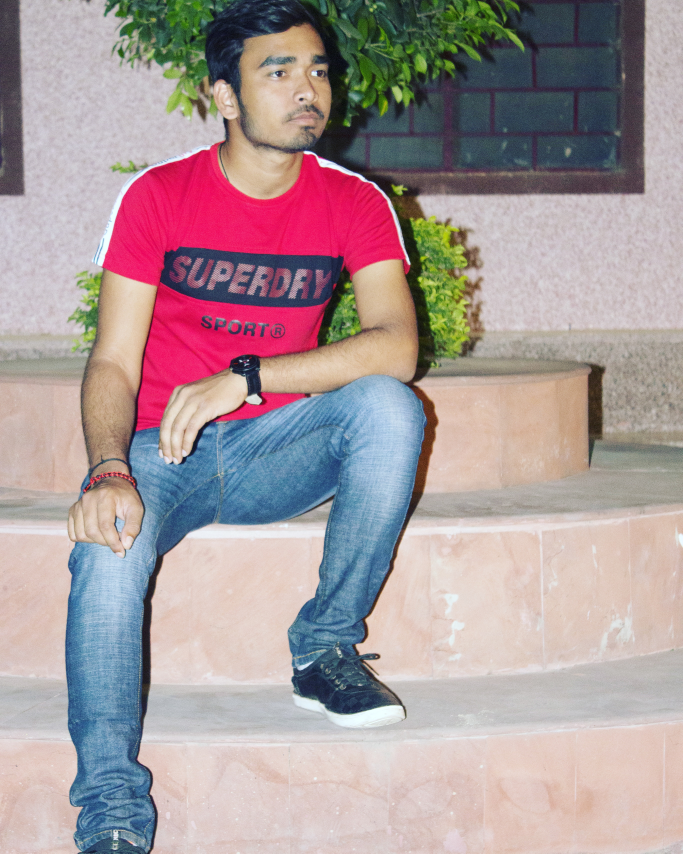
#> input picture Convolutional Neural Networks/IMG.jpg, 2731 x 3414 px (shown at 1/4 size)
$ jupyter execute 'cnn self practice.ipynb'
#> lines starting #> are read from the running program, lines starting #| are printed output that depends on the picture
[cell 1]
import numpy as np
import matplotlib.pyplot as plt
import cv2

[cell 2]
img_ = cv2.imread("IMG.jpg") # BGR format
#> img_ is the input picture: shape (3414, 2731, 3); mean B, G, R 155, 152.6, 169.1

[cell 3]
plt.imshow(img_)

[cell 4]
img_ = cv2.imread("IMG.jpg") # BGR format
img_=cv2.cvtColor(img_,cv2.COLOR_BGR2RGB)
plt.imshow(img_)

[cell 5]
def drawImg(img,title="Image"):
    plt.imshow(img)
    plt.axis("off")
    plt.style.use("seaborn")
    plt.title(title+str(img.shape))
    plt.show()

[cell 6]
img_ = cv2.imread("IMG.jpg") # BGR format
img_=cv2.cvtColor(img_,cv2.COLOR_BGR2RGB)
img_ =cv2.resize(img_,(100,100))
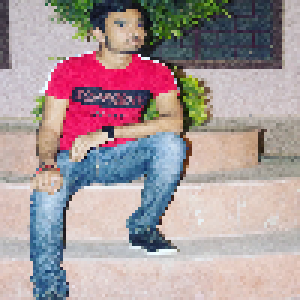
#> img_: shape (100, 100, 3) (shown 3 times larger); mean R, G, B 169.1, 152.4, 154.7
img_gray=cv2.cvtColor(img_,cv2.COLOR_BGR2GRAY)
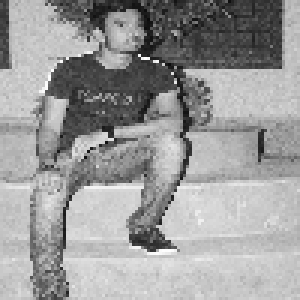
#> img_gray: shape (100, 100) (shown 3 times larger); min 11, max 253, mean 155
drawImg(img_ ,"RGB")
drawImg(img_gray,"GRAYSCALE")

[cell 7]
print(img_.shape)
#| (100, 100, 3)

[cell 8]
#drawImg(img_)
#padding to this image

pad_img=np.pad(img_,((10,10),(20,20),(0,0)),'constant',constant_values=0)
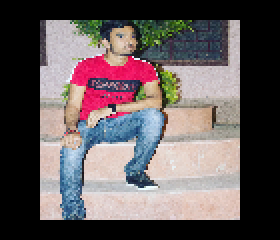
#> pad_img: shape (120, 140, 3) (shown 2 times larger); mean R, G, B 100.7, 90.7, 92.1
drawImg(pad_img)

## POOLING

[cell 9]
X = np.array([[1,0,2,3],
             [4,6,6,8],
             [3,1,1,0],
             [1,2,2,4]])

[cell 10]
def pooling (X,mode="max"):
#> called with X = array of shape (4, 4), mode = 'max'
    stride = 2
    f=2
    H,W = X.shape


    HO = int((H-f)/stride)+1
    WO = int((W-f)/stride)+1

    output = np.zeros((HO,WO))

    for r in range(HO):
        for c in range(WO):
            r_start = r*stride
            r_end = r_start+f
            c_start = c*stride
            c_end = c_start+f


            X_slice = X[r_start:r_end,c_start:c_end]
            if mode =="max":
                output[r][c]=np.max(X_slice)
            else:
                output[r][c]=np.mean(X_slice)
    return output
